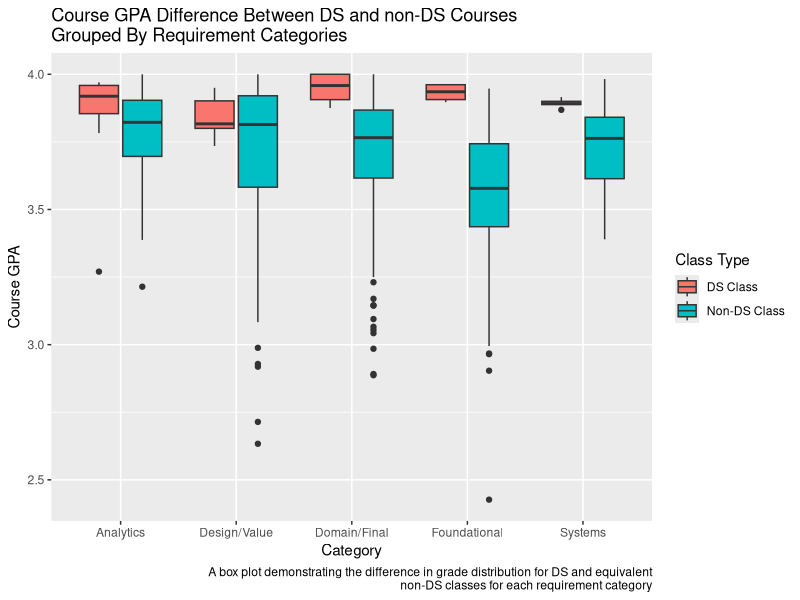
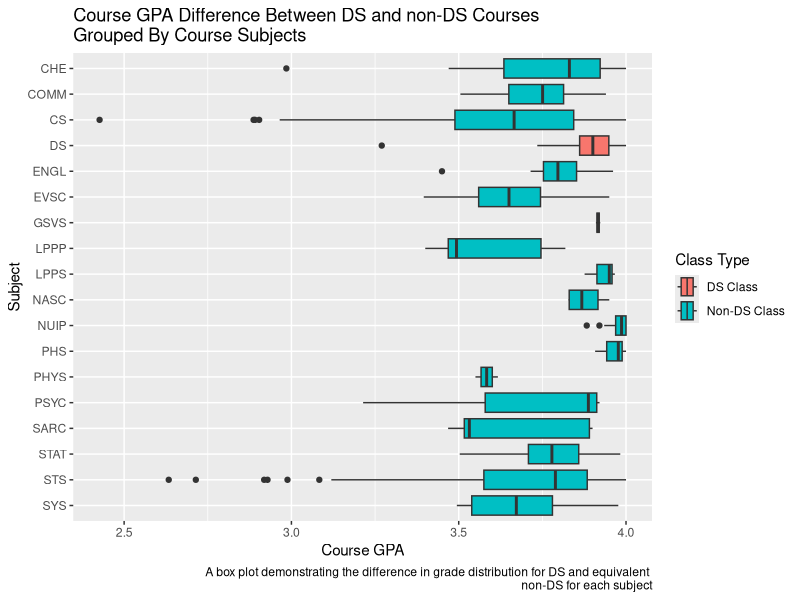

The R source for these figures, in order:
## ---- chunk 1
knitr::opts_chunk$set(echo = TRUE)
## ---- chunk 2
library(readxl)
library(ggplot2)
library(tidyverse)
## ---- chunk 3
all_courses <- read_excel("all_courses.xlsx"); all_courses
## ---- chunk 4
# select relevant columns for q4 and combine subject and catalog num
all_courses <- select(all_courses, `Subject`, `Catalog Number`, `Course GPA`); 
all_courses <- unite(all_courses, Course, Subject,`Catalog Number`, sep=" ", remove=FALSE)
all_courses
## ---- chunk 5
Fundamental = c("CS 1110", "CS 1111", "CS 1112", "CS 2110", "PHYS 1655", "CS 1113")
Analytics = c("CS 4774", "PSYC 5710", "STAT 5630")
Systems = c("CS 4750", "COMM 3220", "SYS 2202")
DesignValue = c("SARC 5400", "APMA 2500", "COMM 3810", "COMM 4520", "LPPP 4210", 
                "NASC 4200", "NUIP 3311", "LPPS 5360", "STS 4600", "NUIP 4311")
DomainFinal = c("BME 3636", "CHE 4561", "COMM 4351", "COMM 4230", "COMM 4520", "COMM 4522",
                "CS 3710", "CS 4501", "ENGL 3500", "EVSC 3020", "EVSC 4080", "EVSC 5040",
                "GSVS 4100", "PHS 3102", "STAT 4220", "STAT 4630", "STAT 4800", "STAT 4996")
## ---- chunk 6
# filter out irrelevant courses
all_courses <- filter(all_courses, substr(Course,1,2)=="DS" | match(Course, Fundamental)
                      | match(Course, Analytics) | match(Course, Systems)
                      | match(Course, DesignValue) | match(Course, DomainFinal))
all_courses
## ---- chunk 7
# create new column for category
all_courses <- mutate(all_courses, Category = case_when(
  Course %in% Fundamental | Course=="DS 1002" ~ "Foundational",
  Course %in% Analytics | Course=="DS 2006" | Course=="DS 3001" | Course=="DS 3005"
  | Course=="DS 3006" ~ "Analytics",
  Course %in% Systems | Course=="DS 2002" ~ "Systems",
  Course %in% DesignValue | Course=="DS 2003" | Course=="DS 2004" ~ "Design/Value",
  Course %in% DomainFinal | Course=="DS 4002" ~ "Domain/Final"
)) %>% drop_na(Category);
all_courses
## ---- chunk 8
# mark ds courses
all_courses <- mutate(all_courses, `Class Type` = if_else(substr(Course,1,2)=="DS", "DS Class", "Non-DS Class"))
all_courses
## ---- chunk 9
ggplot(all_courses, aes(fill=`Class Type`, y=`Course GPA`, x=Category)) + 
  geom_boxplot() + labs(title="Course GPA Difference Between DS and non-DS Courses \nGrouped By Requirement Categories", caption="A box plot demonstrating the difference in grade distribution for DS and equivalent\n non-DS classes for each requirement category")
## ---- chunk 10
ggplot(all_courses, aes(fill=`Class Type`, x=`Course GPA`, y=fct_rev(Subject))) + 
  geom_boxplot() + ggtitle("Course GPA Difference Between DS and non-DS Courses \nGrouped By Course Subjects") + labs(caption="A box plot demonstrating the difference in grade distribution for DS and equivalent \nnon-DS for each subject") + ylab("Subject")
